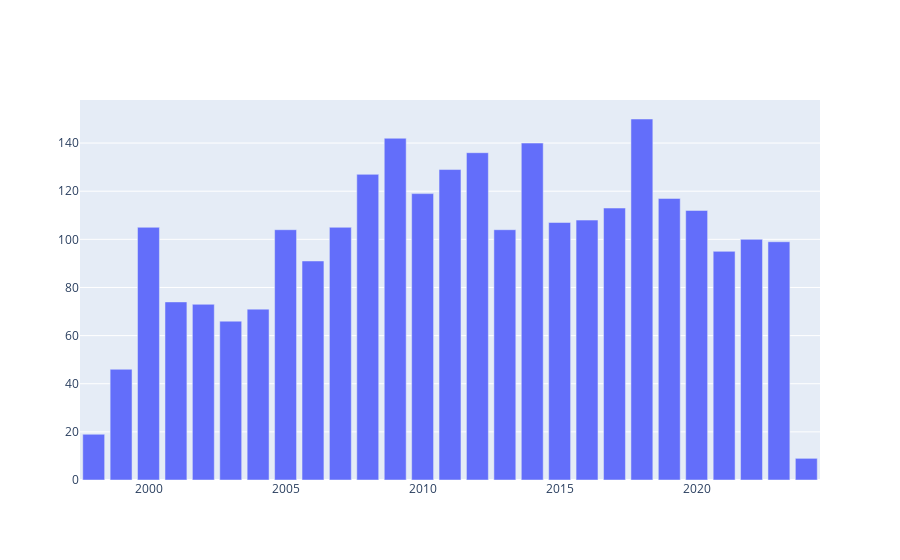

The notebook cell this image was saved under:
### Code cell
import plotly.graph_objects as go
import plotly.express as px
fig=go.Figure(go.Bar(x=df.resample('Y').count().index,y=df.resample('Y').count()['date']))
fig
